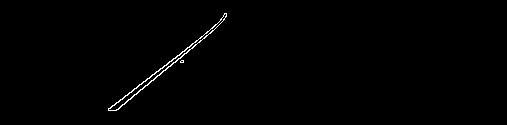
#> input picture ke.jpg, 507 x 125 px
$ python test.py
#> lines starting #> are read from the running program, lines starting #| are printed output that depends on the picture; after the words box and inside, x2 and y2 are one past the last pixel; in counts of white or black regions, pixels touching at a corner belong together
import cv2
import numpy as np
import imutils
import matplotlib.pyplot as plt
import moviepy.editor as mp
from datetime import datetime

image=cv2.imread('ke.jpg')
#> image is the input picture: shape (125, 507, 3); min 0, max 255, mean 1.7
lane_image = cv2.GaussianBlur(image,(5,5),0)
# [5 lines of commented-out code are left out]
canny2=cv2.Canny(image,100,250)
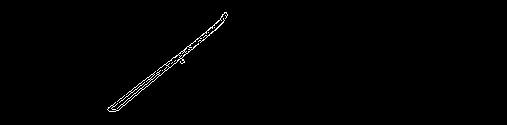
#> canny2: shape (125, 507); 0.69% white in thin lines or dots, all inside (x1, y1, x2, y2) = (107, 12, 228, 112)
lines2=cv2.HoughLinesP(canny2,2,np.pi/180,100,np.array([]),minLineLength=10,maxLineGap=1)
#> lines2 = [[132, 92, 157, 72], [206, 31, 218, 21], [170, 67, 223, 22], [194, 41, 205, 32]]
# dem=0
for line1 in lines2:
    x11,y11,x22,y22=line1.reshape(4)
    parameters2=np.polyfit((x11,x22),(y11,y22),1)
    cv2.line(image,(x11,y11),(x22,y22),(255,0,0),5)
#> this loop made 4 passes
#> (x11, y11, x22, y22, parameters2) on passes 1 to 4: (132, 92, 157, 72, [-0.8, 197.6]), (206, 31, 218, 21, [-0.833, 202.7]), (170, 67, 223, 22, [-0.849, 211.3]), (194, 41, 205, 32, [-0.818, 199.7])
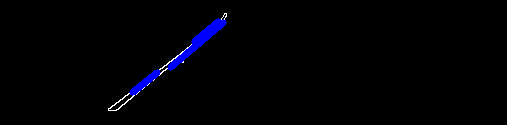
#> image: shape (125, 507, 3); 1.43% of pixels changed, all inside (x1, y1, x2, y2) = (129, 18, 227, 96)
cv2.imwrite('D:/hung8.jpg',image)
# cv2.imshow('hung',hsv)
cv2.waitKey(0)

$ run again, with hung.jpg copied over ke.jpg
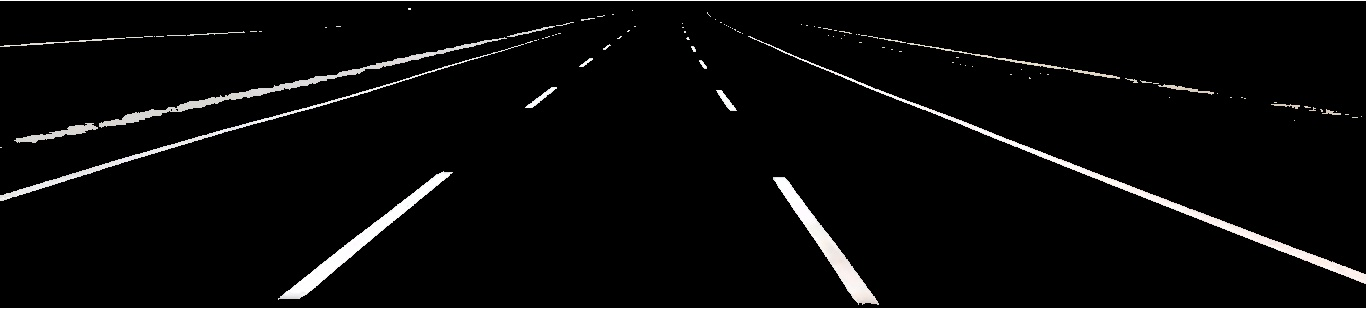
#> input picture hung.jpg, 1368 x 310 px
#> image is the input picture: shape (310, 1368, 3); mean B, G, R 10.8, 10.9, 11
#> `canny2=cv2.Canny(image,100,250)`:
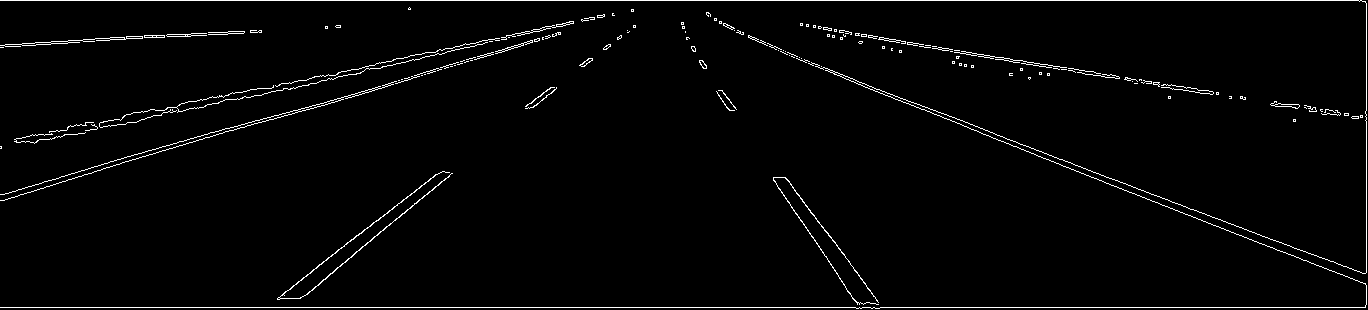
#> canny2: shape (310, 1368); 2.3% white in thin lines or dots
#> lines2 = 90 rows, first 6: [880, 307, 1365, 307], [0, 0, 1361, 0], [1193, 209, 1311, 254], [375, 64, 393, 60], [249, 125, 270, 119], [1125, 78, 1135, 79]
#> the loop `for line1 in lines2:` made 90 passes
#> (x11, y11, x22, y22, parameters2) on passes 1, 3, 4, 5, 6, 7, 8, 9: (880, 307, 1365, 307, [-1.53e-16, 307]), (1193, 209, 1311, 254, [0.381, -246]), (375, 64, 393, 60, [-0.222, 147.3]), (249, 125, 270, 119, [-0.286, 196.1]), (1125, 78, 1135, 79, [0.1, -34.5]), (338, 72, 355, 69, [-0.176, 131.6]), (990, 56, 1000, 57, [0.1, -43]), (1001, 57, 1012, 59, [0.182, -125])
#> after the loop `for line1 in lines2:`:
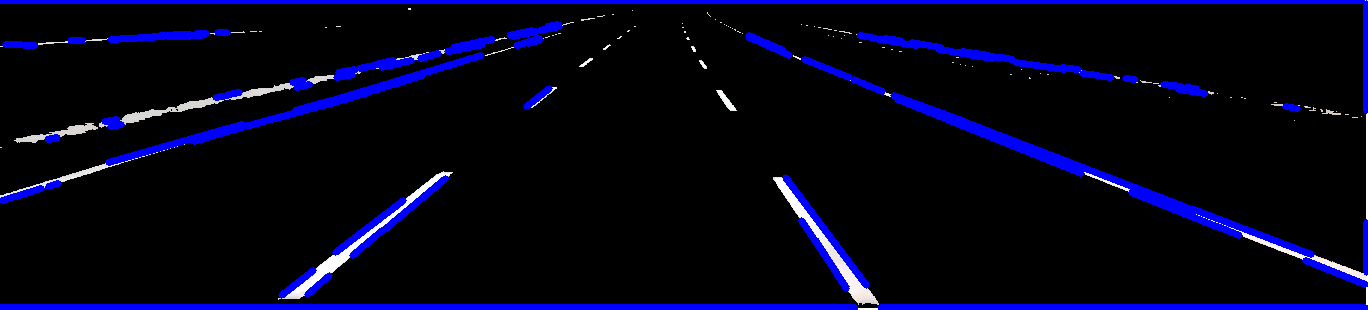
#> image: shape (310, 1368, 3); 8.19% of pixels changed, all inside (x1, y1, x2, y2) = (0, 0, 1368, 310)
